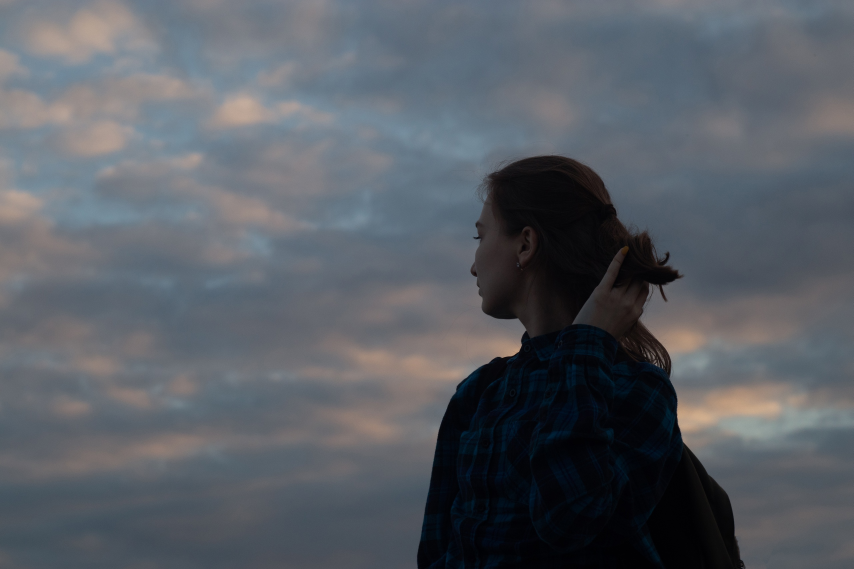
#> input picture images/test_4.jpg, 2560 x 1707 px (shown at 1/3 size)
$ python test.py
#> lines starting #> are read from the running program, lines starting #| are printed output that depends on the picture; after the words box and inside, x2 and y2 are one past the last pixel; in counts of white or black regions, pixels touching at a corner belong together
import cv2
import uuid
import numpy as np

img = cv2.imread('images/test_4.jpg')
#> img is the input picture: shape (1707, 2560, 3); mean B, G, R 100.4, 93.6, 88.7
img = cv2.cvtColor(img, cv2.COLOR_BGR2GRAY)
#> img: shape (1707, 2560)
thresh_img = cv2.adaptiveThreshold(img,128,cv2.ADAPTIVE_THRESH_GAUSSIAN_C,cv2.THRESH_BINARY,1999,0)
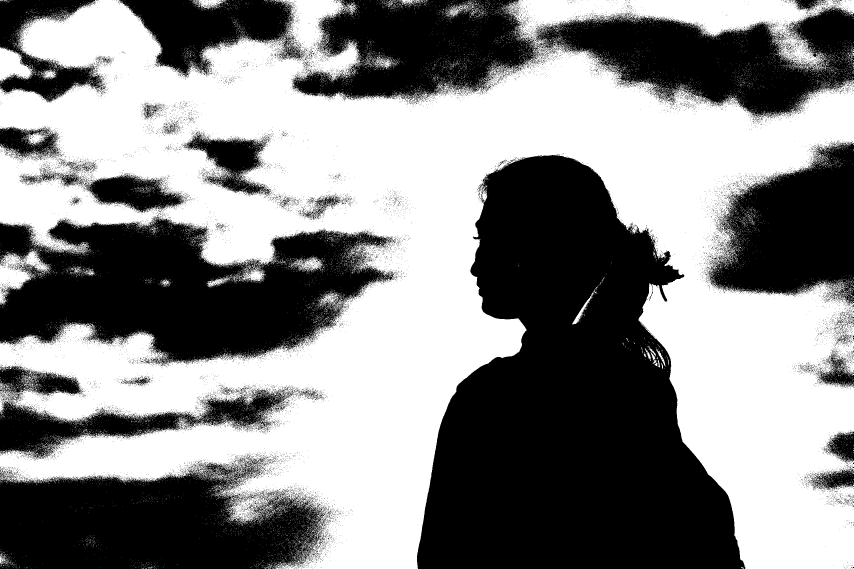
#> thresh_img: shape (1707, 2560) (shown at 1/3 size); values 0 (black) and 128 (white), 52.8% white; 22110 black regions (21945 under 20 px), largest, box (x1, y1, x2, y2) and area: (1251, 463, 2236, 1707) 772056, (0, 645, 1182, 1098) 321680, (875, 0, 2560, 354) 310412
contours, hierarchy = cv2.findContours(thresh_img, cv2.RETR_TREE, cv2.CHAIN_APPROX_SIMPLE)
#> contours = 61149 contours

cv2.drawContours(img, contours, -1, (255, 255, 255), 1)
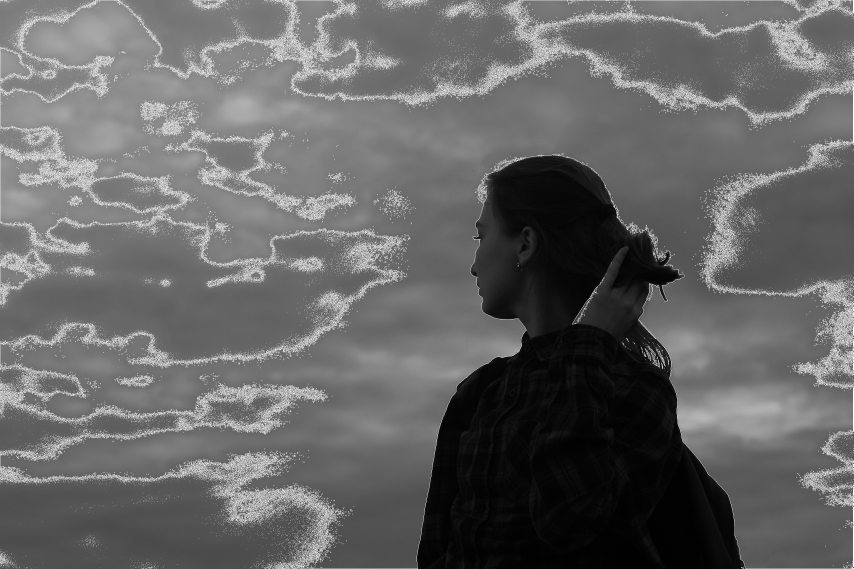
#> img: shape (1707, 2560) (shown at 1/3 size); min 0, max 255, mean 102.1

cv2.imwrite("Z:\\Results\\" + uuid.uuid4().__str__() + ".jpg", img)

$ run again, with images/test_2.jpg copied over images/test_4.jpg
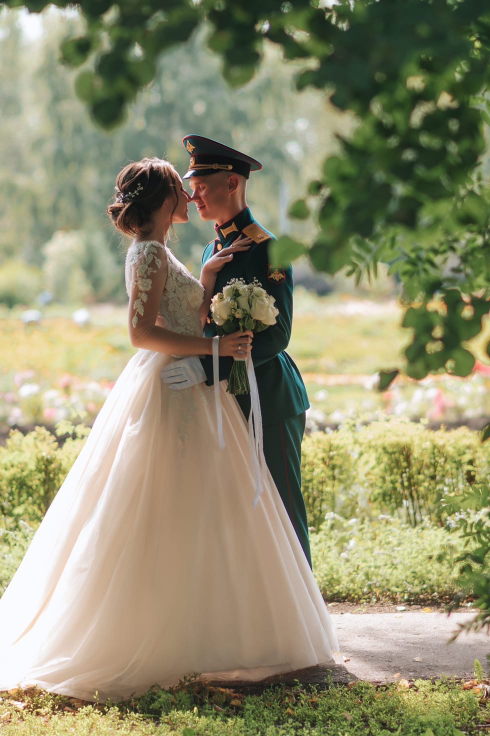
#> input picture images/test_2.jpg, 980 x 1472 px (shown at 1/2 size)
#> img is the input picture: shape (1472, 980, 3); mean B, G, R 112.4, 142.3, 145.1
#> `thresh_img = cv2.adaptiveThreshold(img,128,cv2.ADAPTIVE_THRESH_GAUSSIA..`:
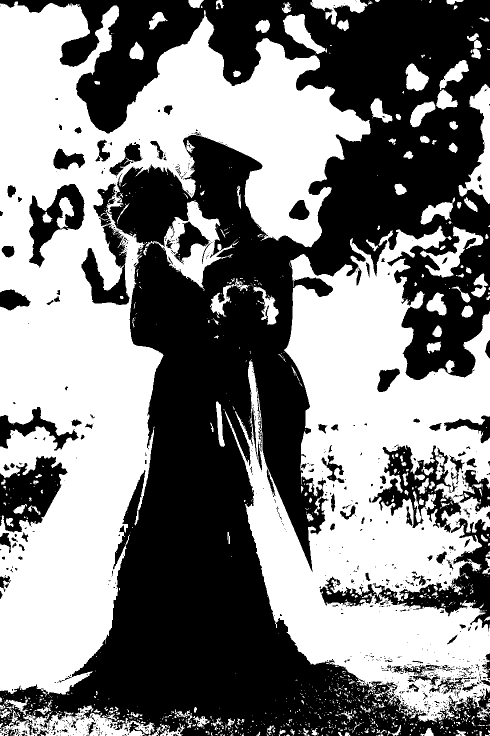
#> thresh_img: shape (1472, 980) (shown at 1/2 size); values 0 (black) and 128 (white), 50.6% white; 924 black regions (760 under 20 px)
#> contours = 2403 contours, 2042 with area under 20; largest, box (x1, y1, x2, y2) and area: (0, 3, 741, 1389) 411202, (450, 451, 980, 1445) 288706, (743, 889, 924, 1067) 14142, (301, 402, 478, 576) 11320, (57, 367, 170, 537) 9228
#> `cv2.drawContours(img, contours, -1, (255, 255, 255), 1)`:
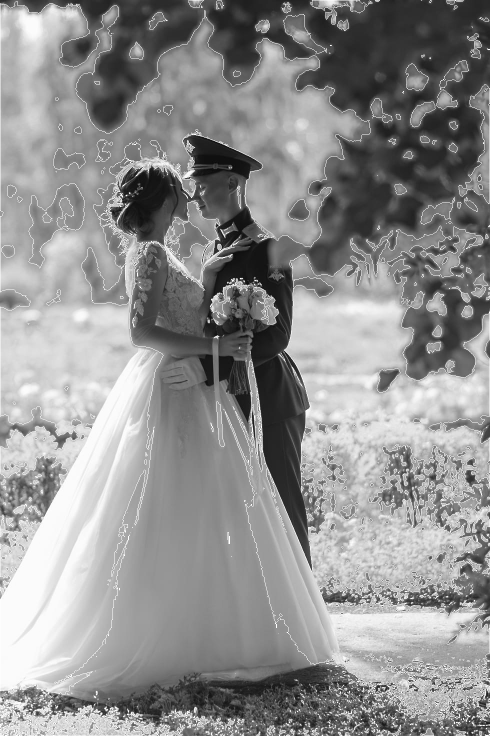
#> img: shape (1472, 980) (shown at 1/2 size); min 3, max 255, mean 143.7

$ run again, with images/test_3.jpg copied over images/test_4.jpg
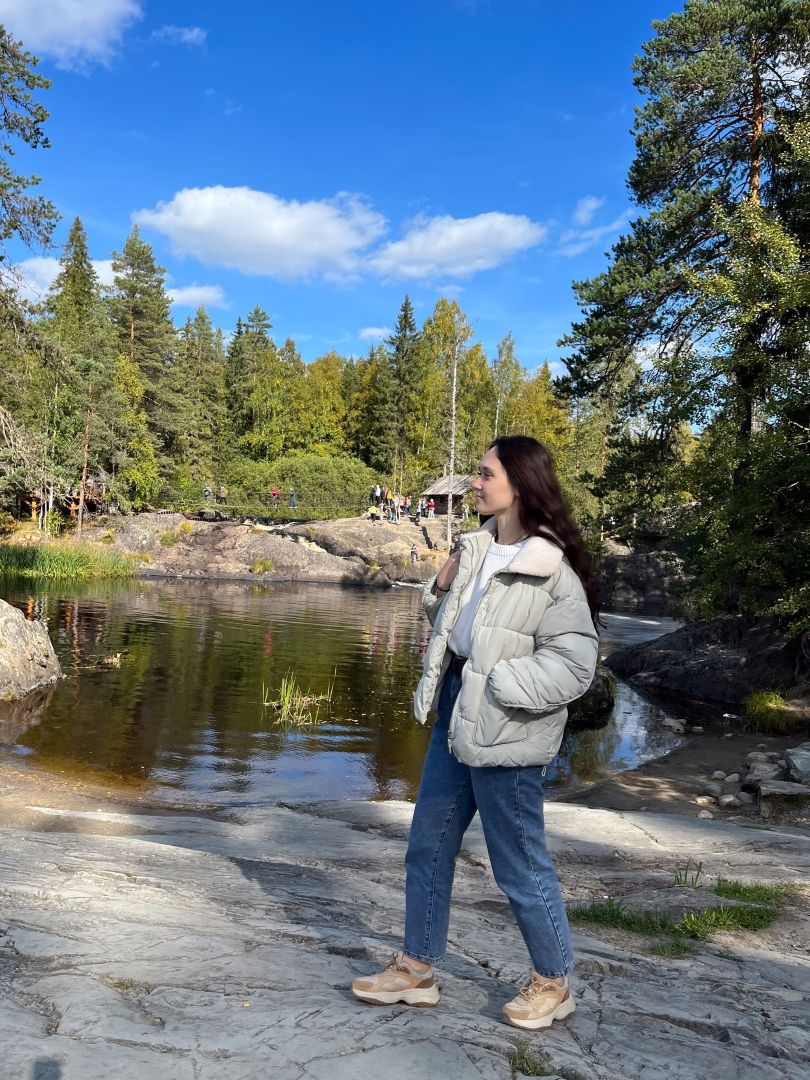
#> input picture images/test_3.jpg, 1620 x 2160 px (shown at 1/2 size)
#> img is the input picture: shape (2160, 1620, 3); mean B, G, R 127.3, 117.8, 101.5
#> `thresh_img = cv2.adaptiveThreshold(img,128,cv2.ADAPTIVE_THRESH_GAUSSIA..`:
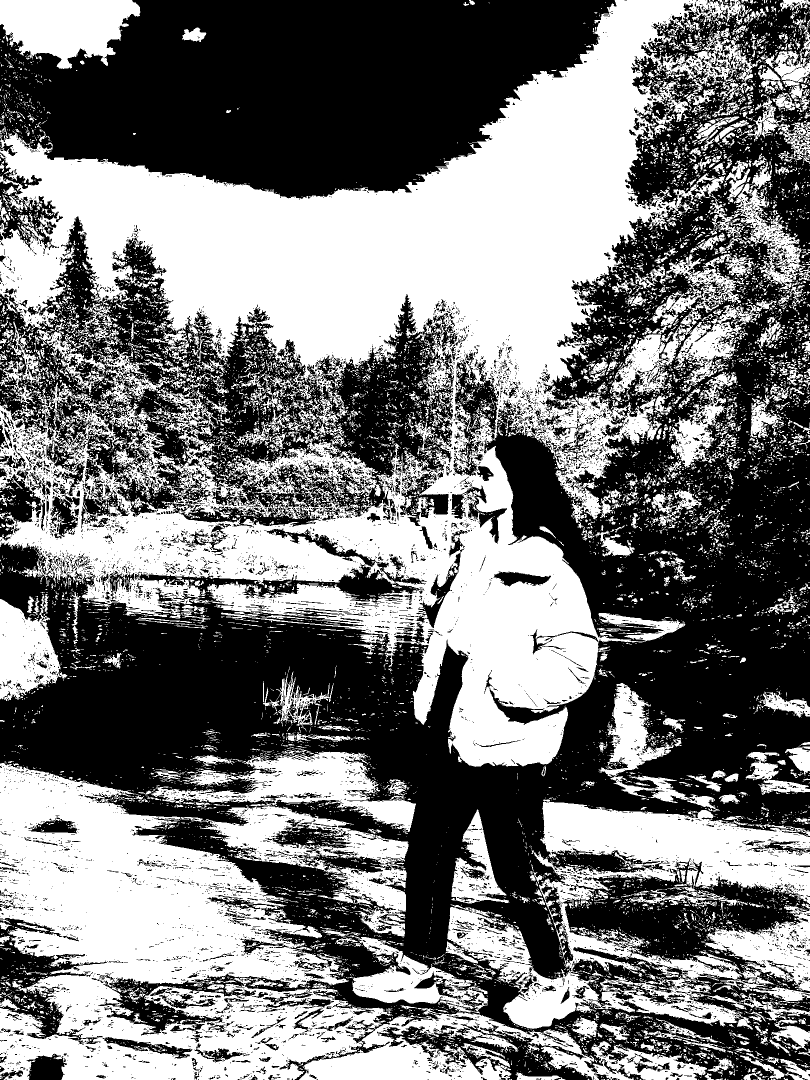
#> thresh_img: shape (2160, 1620) (shown at 1/2 size); values 0 (black) and 128 (white), 47.6% white; 12798 white regions (11301 under 20 px)
#> contours = 25653 contours, 23071 with area under 20; largest, box (x1, y1, x2, y2) and area: (0, 0, 1506, 1534) 949420, (0, 1526, 1414, 2160) 321515, (890, 1599, 1620, 2059) 133632, (303, 1502, 832, 1873) 72898, (0, 0, 281, 138) 25749
#> `cv2.drawContours(img, contours, -1, (255, 255, 255), 1)`:
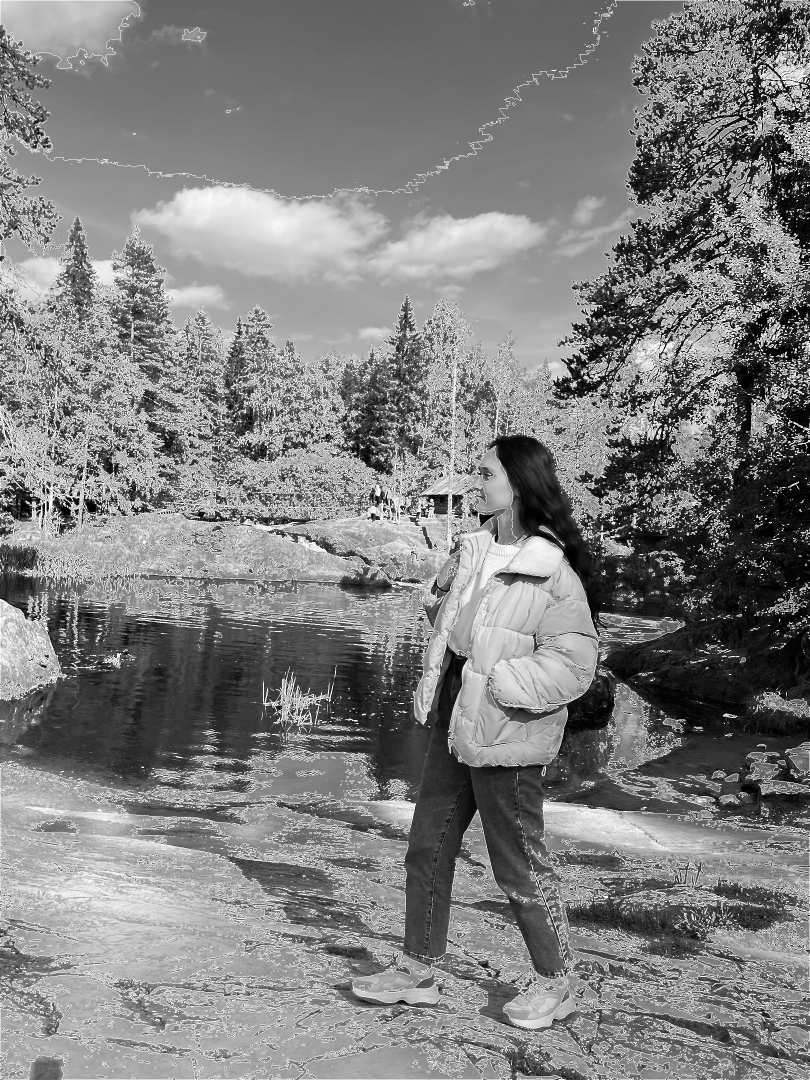
#> img: shape (2160, 1620) (shown at 1/2 size); min 0, max 255, mean 127.4
